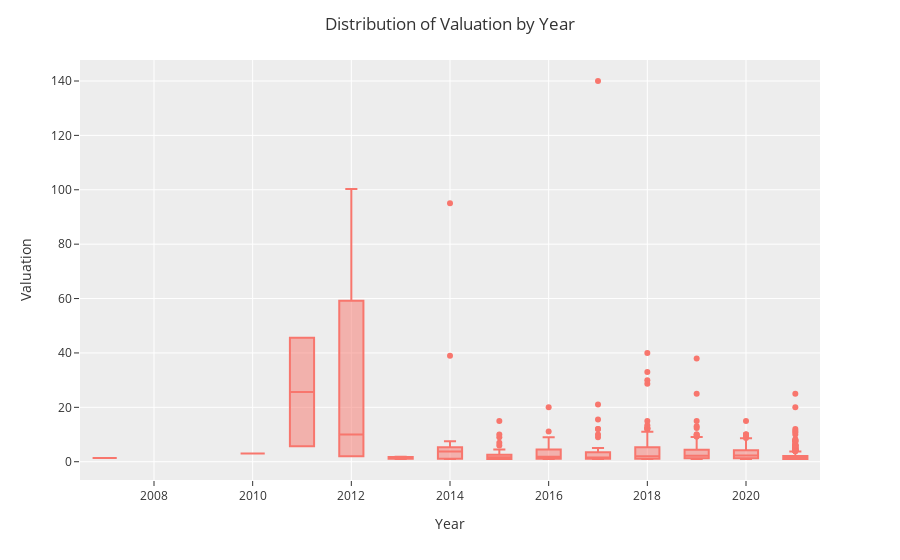

Write notebook code for a chart like this one.
### Code cell
fig2 = px.box(df, x="Year", y= 'Valuation')
fig2.update_layout(xaxis_title='Year',yaxis_title='Valuation',title='Distribution of Valuation by Year')
fig2.show()

### Figure 1 — Plotly figure (JSON) as saved in the notebook; plotly's stock layout.template omitted (floating-point values rounded to 4 significant figures; data arrays with more than 128 entries replaced by an {"elided": "..."} marker saying what was removed)
{"data": [{"alignmentgroup": "True", "hovertemplate": "Year=%{x}<br>Valuation=%{y}<extra></extra>", "legendgroup": "", "marker": {"color": "#F8766D"}, "name": "", "notched": false, "offsetgroup": "", "orientation": "v", "showlegend": false, "type": "box", "x": {"elided": "935 int values"}, "x0": " ", "xaxis": "x", "y": {"elided": "935 float values"}, "y0": " ", "yaxis": "y"}], "layout": {"boxmode": "group", "legend": {"tracegroupgap": 0}, "margin": {"t": 60}, "title": {"text": "Distribution of Valuation by Year"}, "xaxis": {"anchor": "y", "domain": [0, 1], "title": {"text": "Year"}}, "yaxis": {"anchor": "x", "domain": [0, 1], "title": {"text": "Valuation"}}}}
